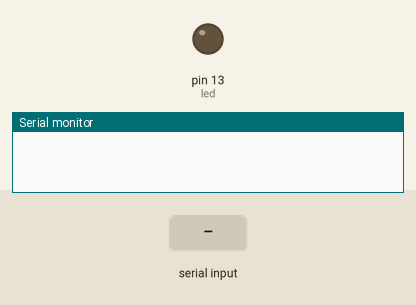
Simulated run of this sketch. Board: Arduino Uno, built with avr-gcc and run on an emulated ATmega328P. On the bench: output pins drawn as LEDs (lit = HIGH), the last lines printed to the serial monitor. Dashed ring = blinking. The inputs (shaded band) are chosen by the test bench.

Above: at 1.2 s.
1.3 s: "90,45\n" received over Serial
At 5.2 s:
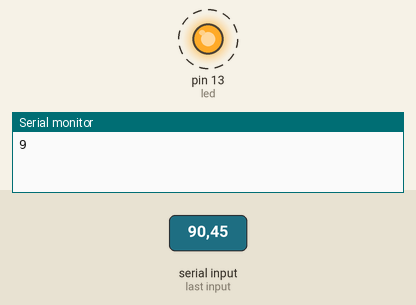
Timing chart, 0 to 10.3 s (numbered marks = the images above; inputs shaded):
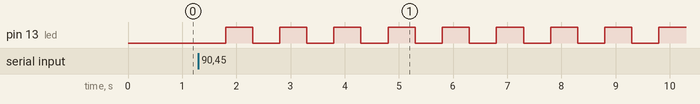

The sketch:

teste.ino
```cpp
#define INTERVALOENTRELEITURAS 20 // milisegundos (ms)
#define MAXIMOPROBLEMAS        10 // tentativas
#define CICLORESPIRATORIO      4500 // milisegundos ou 4.5s
#define DEBUG 1
#define LIMITERESPIRACAO       20

unsigned long time, soma, resp, air;
int c, flag;
byte key;
int led =13;

void setup() {
  /* Inicia valores de retorno e controle*/
  resp = 0;
  air  = 0;
  c    = 250;

  pinMode(led, OUTPUT);

  Serial.begin(115200);
  time = millis();

  /*
   Serial.println("Digite o numero para buscar a informacao:");
   Serial.println("1 - Media de valores somados durante o fluxo respiratorio.");
   Serial.println("2 - Valor no momento atual.");
   Serial.println("3 - Verificar anormalidade no aparelho ou fluxo respiratorio.");
   */
}

void loop() {
  if(Serial.available() > 0){//verifica se a serial recebeu valores


    for(resp = 0; resp < 3; resp++){
      digitalWrite(led, LOW);   // turn the LED on (HIGH is the voltage level)
      delay(500);               // wait for a second
      digitalWrite(led, HIGH);
      delay(500);
    }

    key = Serial.read();
    key = key - '0';
    Serial.println(key);
    Serial.flush();
    if(key == 1){
      c++;
      EnviaSerial(c);
      delay(1000);
    }
  }
}

void EnviaSerial(int resp){
  byte h, l;
  h = highByte(resp);
  l = lowByte(resp);

  Serial.println(h);
  delay(100);
  Serial.println(l);
  Serial.flush();
}
```

Source omitted: desloca.c (data table, 4897 bytes)

Measured:
- after the input at 1.3 s, pin 13 (led): alternates HIGH for 0.50 s and LOW for 0.50 s, starting after 0.50 s
